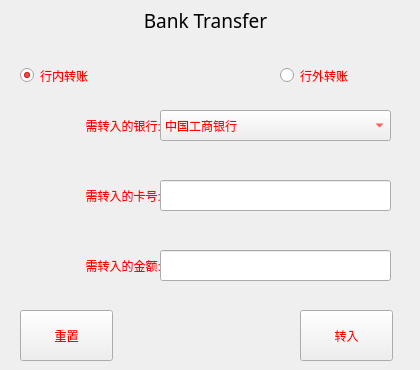
    <widget class="QWidget" name="BankTransferPage">
     <property name="styleSheet">
      <string notr="true">background-image: url(:/images/img/blackBackground.jpg);</string>
     </property>
     <widget class="QLabel" name="label_33">
      <property name="geometry">
       <rect>
        <x>0</x>
        <y>0</y>
        <width>411</width>
        <height>41</height>
       </rect>
      </property>
      <property name="font">
       <font>
        <family>黑体</family>
        <pointsize>14</pointsize>
       </font>
      </property>
      <property name="styleSheet">
       <string notr="true">background-image: url(:/images/img/redBackgroud.jpg);</string>
      </property>
      <property name="text">
       <string>Bank Transfer</string>
      </property>
      <property name="alignment">
       <set>Qt::AlignCenter</set>
      </property>
     </widget>
     <widget class="QRadioButton" name="radio_hnzz">
      <property name="geometry">
       <rect>
        <x>20</x>
        <y>60</y>
        <width>115</width>
        <height>31</height>
       </rect>
      </property>
      <property name="styleSheet">
       <string notr="true">color: rgb(255, 0, 0);</string>
      </property>
      <property name="text">
       <string>行内转账</string>
      </property>
      <property name="checked">
       <bool>true</bool>
      </property>
     </widget>
     <widget class="QRadioButton" name="radio_hwzz">
      <property name="geometry">
       <rect>
        <x>280</x>
        <y>60</y>
        <width>115</width>
        <height>31</height>
       </rect>
      </property>
      <property name="styleSheet">
       <string notr="true">color: rgb(255, 0, 0);</string>
      </property>
      <property name="text">
       <string>行外转账</string>
      </property>
     </widget>
     <widget class="QLabel" name="label_34">
      <property name="geometry">
       <rect>
        <x>20</x>
        <y>180</y>
        <width>141</width>
        <height>31</height>
       </rect>
      </property>
      <property name="styleSheet">
       <string notr="true">color: rgb(255, 0, 0);</string>
      </property>
      <property name="text">
       <string>需转入的卡号:</string>
      </property>
      <property name="alignment">
       <set>Qt::AlignRight|Qt::AlignTrailing|Qt::AlignVCenter</set>
      </property>
     </widget>
     <widget class="QLineEdit" name="lineEdit_zrCird">
      <property name="geometry">
       <rect>
        <x>160</x>
        <y>180</y>
        <width>231</width>
        <height>31</height>
       </rect>
      </property>
      <property name="styleSheet">
       <string notr="true">color: rgb(255, 0, 0);</string>
      </property>
     </widget>
     <widget class="QLabel" name="label_35">
      <property name="geometry">
       <rect>
        <x>20</x>
        <y>250</y>
        <width>141</width>
        <height>31</height>
       </rect>
      </property>
      <property name="styleSheet">
       <string notr="true">color: rgb(255, 0, 0);</string>
      </property>
      <property name="text">
       <string>需转入的金额:</string>
      </property>
      <property name="alignment">
       <set>Qt::AlignRight|Qt::AlignTrailing|Qt::AlignVCenter</set>
      </property>
     </widget>
     <widget class="QLineEdit" name="led_zrMoney">
      <property name="geometry">
       <rect>
        <x>160</x>
        <y>250</y>
        <width>231</width>
        <height>31</height>
       </rect>
      </property>
      <property name="styleSheet">
       <string notr="true">color: rgb(255, 0, 0);</string>
      </property>
     </widget>
     <widget class="QPushButton" name="btn_rel">
      <property name="geometry">
       <rect>
        <x>20</x>
        <y>310</y>
        <width>93</width>
        <height>51</height>
       </rect>
      </property>
      <property name="styleSheet">
       <string notr="true">color: rgb(255, 0, 0);</string>
      </property>
      <property name="text">
       <string>重置</string>
      </property>
     </widget>
     <widget class="QPushButton" name="btn_zr">
      <property name="geometry">
       <rect>
        <x>300</x>
        <y>310</y>
        <width>93</width>
        <height>51</height>
       </rect>
      </property>
      <property name="styleSheet">
       <string notr="true">color: rgb(255, 0, 0);</string>
      </property>
      <property name="text">
       <string>转入</string>
      </property>
     </widget>
     <widget class="QLabel" name="label_zrBank">
      <property name="geometry">
       <rect>
        <x>20</x>
        <y>110</y>
        <width>141</width>
        <height>31</height>
       </rect>
      </property>
      <property name="styleSheet">
       <string notr="true">color: rgb(255, 0, 0);</string>
      </property>
      <property name="text">
       <string>需转入的银行:</string>
      </property>
      <property name="alignment">
       <set>Qt::AlignRight|Qt::AlignTrailing|Qt::AlignVCenter</set>
      </property>
     </widget>
     <widget class="QComboBox" name="cob_bank">
      <property name="geometry">
       <rect>
        <x>160</x>
        <y>110</y>
        <width>231</width>
        <height>31</height>
       </rect>
      </property>
      <property name="styleSheet">
       <string notr="true">color: rgb(255, 0, 0);</string>
      </property>
      <item>
       <property name="text">
        <string>中国工商银行</string>
       </property>
      </item>
      <item>
       <property name="text">
        <string>中国农业银行</string>
       </property>
      </item>
      <item>
       <property name="text">
        <string>中国建设银行</string>
       </property>
      </item>
      <item>
       <property name="text">
        <string>交通银行</string>
       </property>
      </item>
      <item>
       <property name="text">
        <string>中国银行</string>
       </property>
      </item>
     </widget>
    </widget>
